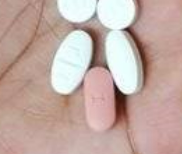
#> input picture Notebooks/orientedOD/Convert_Dataset_HBB2DOTAOBB/demo/image/test3.png, 182 x 154 px, found by its file name
$ python visualize_rotatedbbox_TXT_DOTA.py
#> lines starting #> are read from the running program, lines starting #| are printed output that depends on the picture; after the words box and inside, x2 and y2 are one past the last pixel; in counts of white or black regions, pixels touching at a corner belong together
import cv2
import math

img =cv2.imread(r'D:\SourceCode\AIO_2022\Pill_Recognition_Challenge\segmentation_preprocess\test3.png')
#> img is the input picture: shape (154, 182, 3); mean B, G, R 162.8, 170.1, 194

#ROTATED BOUNDING BOXES IN TXT
(x_left_top,y_left_top,x_right_top, y_right_top,x_right_bottom,y_right_bottom,x_left_bottom,y_left_bottom)=(42, 85, 66, 25, 97, 37,73, 98)

cv2.line(img,(x_left_top,y_left_top),(x_right_top,y_right_top),(255, 0, 0), 1, 1)
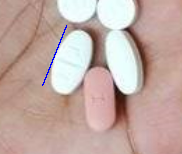
#> img: shape (154, 182, 3); 0.3% of pixels changed, all inside (x1, y1, x2, y2) = (42, 25, 67, 86)
cv2.line(img,(x_left_top,y_left_top),(x_left_bottom,y_left_bottom),(255, 0, 0), 1, 1)
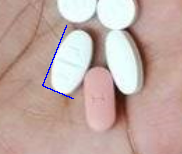
#> img: shape (154, 182, 3); 0.16% of pixels changed, all inside (x1, y1, x2, y2) = (43, 85, 74, 99)
cv2.line(img,(x_left_bottom,y_left_bottom),(x_right_bottom,y_right_bottom),(255, 0, 0), 1, 1)
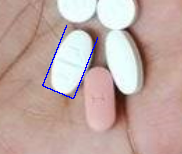
#> img: shape (154, 182, 3); 0.3% of pixels changed, all inside (x1, y1, x2, y2) = (73, 37, 98, 98)
cv2.line(img,(x_right_bottom,y_right_bottom),(x_right_top,y_right_top),(255, 0, 0), 1, 1)
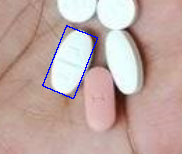
#> img: shape (154, 182, 3); 0.15% of pixels changed, all inside (x1, y1, x2, y2) = (67, 25, 97, 38)
cv2.imshow('ok',img)

cv2.waitKey(0)

$ run again, with Notebooks/orientedOD/Convert_Dataset_HBB2DOTAOBB/demo/image/test1.png copied over Notebooks/orientedOD/Convert_Dataset_HBB2DOTAOBB/demo/image/test3.png
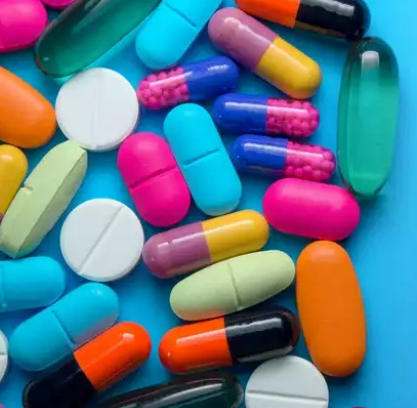
#> input picture Notebooks/orientedOD/Convert_Dataset_HBB2DOTAOBB/demo/image/test1.png, 417 x 408 px, found by its file name
#> img is the input picture: shape (408, 417, 3); mean B, G, R 136, 119.5, 95.4
#> `cv2.line(img,(x_left_bottom,y_left_bottom),(x_right_bottom,y_right_bot..`:
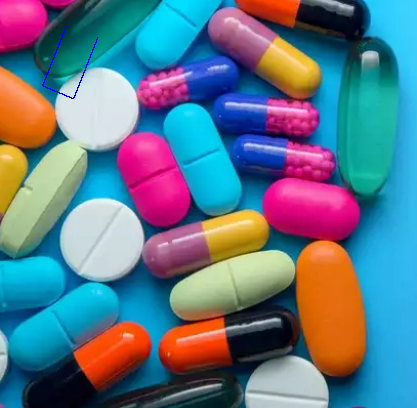
#> img: shape (408, 417, 3); mean B, G, R 136.1, 119.3, 95.3

$ run again, with Notebooks/orientedOD/Convert_Dataset_HBB2DOTAOBB/demo/image/test2.png copied over Notebooks/orientedOD/Convert_Dataset_HBB2DOTAOBB/demo/image/test3.png
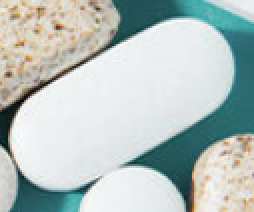
#> input picture Notebooks/orientedOD/Convert_Dataset_HBB2DOTAOBB/demo/image/test2.png, 127 x 106 px, found by its file name (shown 2 times larger)
#> img is the input picture: shape (106, 127, 3); mean B, G, R 191.3, 194.1, 182.1
#> `cv2.line(img,(x_left_bottom,y_left_bottom),(x_right_bottom,y_right_bot..`:
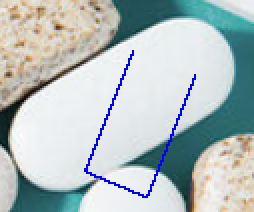
#> img: shape (106, 127, 3) (shown 2 times larger); mean B, G, R 191.9, 190.6, 178.8
#> `cv2.line(img,(x_right_bottom,y_right_bottom),(x_right_top,y_right_top)..`:
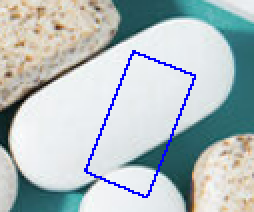
#> img: shape (106, 127, 3) (shown 2 times larger); 0.31% of pixels changed, all inside (x1, y1, x2, y2) = (67, 25, 97, 38)
